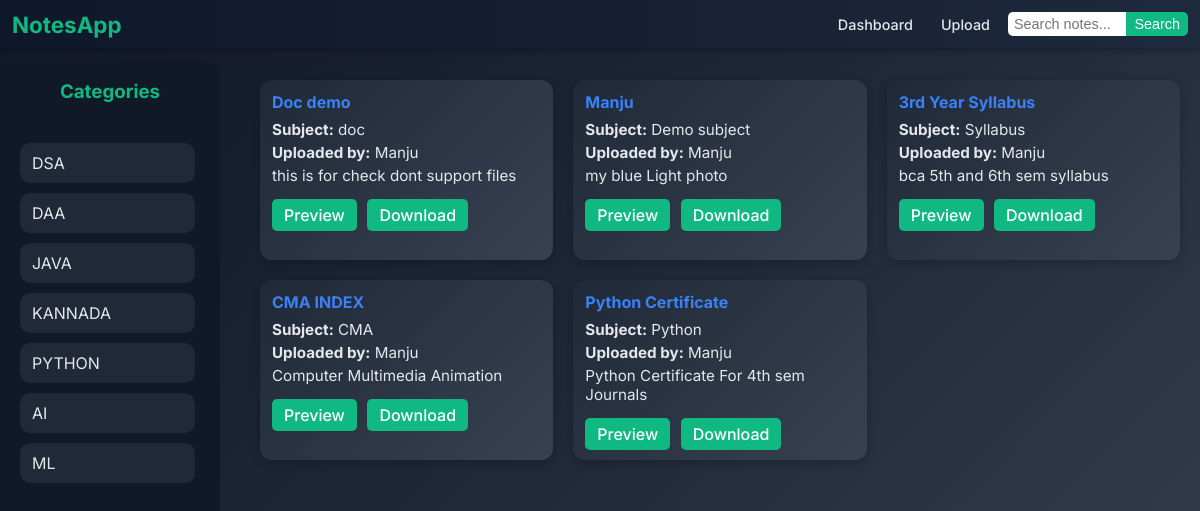
The app's page /notes (signed in) with its own data.
### tables this page shows
CREATE TABLE files_metadata (
            id INTEGER PRIMARY KEY AUTOINCREMENT,
            title TEXT NOT NULL,
            description TEXT,
            category TEXT NOT NULL,
            year INTEGER NOT NULL,
            branch TEXT NOT NULL,
            sem INTEGER NOT NULL,
            subject TEXT NOT NULL,
            filename TEXT NOT NULL,
            file_id TEXT,
            uploaded_by TEXT NOT NULL,
            uploaded_at TIMESTAMP DEFAULT CURRENT_TIMESTAMP
        );

### app.py (the view)
@app.route('/notes',methods=['GET', 'POST'])
def notes():
    err = ''
    try:
        all_notes = get_all_files_metadata("notes")
        if not all_notes:
            err = "No Note's Are Available"
    except Exception as e:
        err = str(e)
        print(str(e))
    return render_template("pages.html",notes=all_notes,err=err,title = "Note's")

### app.py (called while the page is built)
@app.before_request
def require_login():
    if request.blueprint == 'admin':
        return
    routes_to_avoid = ['dashboard','auth.login','auth.register','auth.logout','admin.admin_login','static']
    if request.endpoint not in routes_to_avoid and 'user_id' not in session:
        return redirect(url_for('auth.login'))

### db.py (called while the page is built)
def get_all_files_metadata(type):
    conn = sqlite3.connect("notesapp.db")
    c = conn.cursor()
    c.execute("""
        SELECT title, subject, uploaded_by, description, file_id
        FROM files_metadata
        WHERE category = ?
        ORDER BY uploaded_at DESC
    """,(type,))
    rows = c.fetchall()
    conn.close()
    return rows

### templates/pages.html (shortened to what this page needs)
<!DOCTYPE html>
<html lang="en">
<head>
  <link rel="stylesheet" href="{{ url_for('static', filename='pages.css') }}">
</head>
<body>
  <div class="topbar">
    <a href="/">
      <div class="logo">NotesApp</div>
    </a>
    <nav class="nav-links">
      <a href="/">Dashboard</a>
      <a href="/upload">Upload</a>
    </nav>
    <form class="search-box" action="/search" method="GET">
      <input type="text" name="query" placeholder="Search notes..." required>
      <button type="submit">Search</button>
    </form>
  </div>
  <div class="layout">
    {%if notes%}
    <div class="sidebar">
      <h3>Categories</h3>
      <ul class="categories">
        <li><a href="/category/dsa">DSA</a></li>
        <li><a href="/category/daa">DAA</a></li>
        <li><a href="/category/java">JAVA</a></li>
        <li><a href="/category/kannada">KANNADA</a></li>
        <li><a href="/category/python">PYTHON</a></li>
        <li><a href="/category/ai">AI</a></li>
        <li><a href="/category/ml">ML</a></li>
      </ul>
    </div>
    {% endif %}
    <div class="main-content">
      {% for note in notes %}
      <div class="card">
        <h4>{{ note[0] }}</h4>
        <p><strong>Subject:</strong> {{ note[1] }}</p>
        <p><strong>Uploaded by:</strong> {{ note[2] }}</p>
        <p>{{ note[3] }}</p>
        <a href="/preview/{{ note[4] }}">Preview</a>
        <a href="/download/{{ note[4] }}">Download</a>
      </div>
      {% endfor %}
    </div>
  </div>
</body>
</html>

### static/pages.css (style rules this page uses)
* { margin: 0; padding: 0; box-sizing: border-box; }
body { font-family: 'Inter', sans-serif; color: #e5e7eb; background: linear-gradient(135deg, #111827, #1f2937, #374151); min-height: 100vh; }
a { text-decoration: none; }
.topbar { position: fixed; top: 0; left: 0; width: 100%; display: flex; justify-content: space-between; align-items: center; background: linear-gradient(90deg, #0f172a, #1e293b); padding: 6px 12px; z-index: 1000; box-shadow: 0 2px 6px rgba(0, 0, 0, 0.3); height: 6%; }
.topbar .logo { font-size: 1.4rem; font-weight: 700; color: #10b981; white-space: nowrap; }
.nav-links { display: flex; align-items: center; gap: 12px; flex: 1; justify-content: flex-end; margin-right: 10px; }
.nav-links a { color: #e5e7eb; text-decoration: none; font-weight: 500; padding: 4px 8px; border-radius: 5px; transition: 0.2s; font-size: 0.9rem; }
.search-box { display: flex; flex-shrink: 0; max-width: 180px; }
.search-box input { padding: 4px 6px; border-radius: 5px 0 0 5px; border: none; outline: none; width: 100%; font-size: 0.9rem; }
.search-box button { padding: 4px 8px; border: none; background: #10b981; color: white; border-radius: 0 5px 5px 0; cursor: pointer; font-size: 0.9rem; transition: 0.2s; }
.layout { display: flex; padding-top: 60px; gap: 20px; }
.sidebar { width: 220px; background: #111827; color: #10b981; padding: 20px; border-radius: 15px; height: calc(100vh - 60px); display: flex; flex-direction: column; gap: 20px; }
.sidebar h3 { text-align: center; margin-bottom: 20px; color: #10b981; }
.sidebar .categories { display: flex; flex-direction: column; list-style: none; gap: 10px; overflow-y: auto; padding-right: 5px; }
.sidebar .categories li a { display: block; padding: 10px 12px; border-radius: 10px; text-decoration: none; color: #e5e7eb; background: #1f2937; transition: 0.2s; }
.main-content { flex: 1; padding: 20px; display: grid; grid-template-columns: repeat(auto-fill, minmax(250px, 1fr)); grid-auto-rows: min-content; gap: 20px; }
.card { background: linear-gradient(135deg, #1f2937, #374151); padding: 12px; border-radius: 12px; box-shadow: 0 3px 10px rgba(0, 0, 0, 0.2); transition: transform 0.2s, box-shadow 0.2s; color: #e5e7eb; height: 180px; overflow: hidden; }
.card h4 { color: #3b82f6; margin-bottom: 8px; }
.card p { font-size: 0.95rem; margin: 4px 0; }
.card a { display: inline-block; margin-top: 10px; padding: 6px 12px; background: #10b981; color: white; text-decoration: none; border-radius: 5px; font-weight: 500; margin-right: 6px; }

### records on screen
files_metadata: title "Doc demo", subject "doc", uploaded_by "Manju", description "this is for check dont support files"
files_metadata: title "Manju", subject "Demo subject", uploaded_by "Manju", description "my blue Light photo"
files_metadata: title "3rd Year Syllabus", subject "Syllabus", uploaded_by "Manju", description "bca 5th and 6th sem syllabus"
files_metadata: title "CMA INDEX", subject "CMA", uploaded_by "Manju", description "Computer Multimedia Animation"
files_metadata: title "Python Certificate", subject "Python", uploaded_by "Manju", description "Python Certificate For 4th sem Journals"
